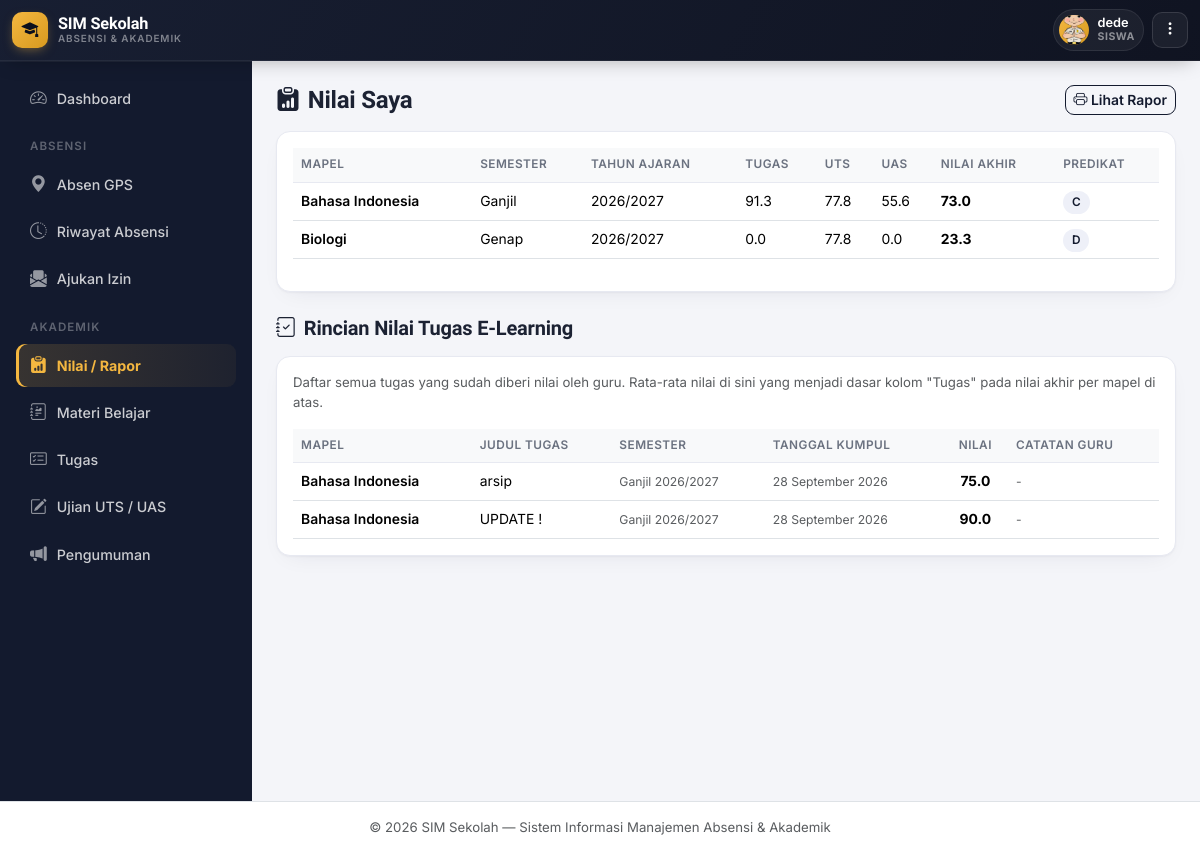
Page /nilai/index.php (signed in) on the committed database.
### tables this page shows
CREATE TABLE `siswa` (
  `id` int NOT NULL,
  `nis` varchar(20) NOT NULL,
  `nisn` varchar(20) DEFAULT NULL,
  `nama_lengkap` varchar(100) NOT NULL,
  `jenis_kelamin` enum('L','P') NOT NULL,
  `tempat_lahir` varchar(50) DEFAULT NULL,
  `tanggal_lahir` date DEFAULT NULL,
  `agama` varchar(30) DEFAULT NULL,
  `alamat` text,
  `no_hp` varchar(20) DEFAULT NULL,
  `email` varchar(100) DEFAULT NULL,
  `nama_ayah` varchar(100) DEFAULT NULL,
  `nama_ibu` varchar(100) DEFAULT NULL,
  `no_hp_ortu` varchar(20) DEFAULT NULL,
  `pekerjaan_ortu` varchar(50) DEFAULT NULL,
  `foto` varchar(255) DEFAULT NULL,
  `kelas_id` int DEFAULT NULL,
  `status` enum('Aktif','Pindah','Lulus','Keluar') DEFAULT 'Aktif',
  `tanggal_masuk` date DEFAULT NULL,
  `created_at` timestamp NULL DEFAULT CURRENT_TIMESTAMP
);

CREATE TABLE `nilai` (
  `id` int NOT NULL,
  `siswa_id` int NOT NULL,
  `mapel_id` int NOT NULL,
  `semester` enum('Ganjil','Genap') NOT NULL,
  `tahun_ajaran` varchar(20) NOT NULL,
  `nilai_tugas` decimal(5,2) DEFAULT '0.00',
  `nilai_uts` decimal(5,2) DEFAULT '0.00',
  `nilai_uas` decimal(5,2) DEFAULT '0.00',
  `nilai_akhir` decimal(5,2) DEFAULT '0.00',
  `predikat` varchar(5) DEFAULT NULL,
  `catatan` varchar(255) DEFAULT NULL,
  `created_at` timestamp NULL DEFAULT CURRENT_TIMESTAMP
);

CREATE TABLE `mata_pelajaran` (
  `id` int NOT NULL,
  `kode_mapel` varchar(20) DEFAULT NULL,
  `nama_mapel` varchar(100) NOT NULL,
  `kkm` int DEFAULT '75'
);

CREATE TABLE `elearning_pengumpulan` (
  `id` int NOT NULL,
  `tugas_id` int NOT NULL,
  `siswa_id` int NOT NULL,
  `file_jawaban` varchar(255) DEFAULT NULL,
  `file_nama_asli` varchar(255) DEFAULT NULL,
  `catatan` text,
  `nilai` decimal(5,2) DEFAULT NULL,
  `feedback_guru` text,
  `status` enum('Belum Dinilai','Sudah Dinilai') NOT NULL DEFAULT 'Belum Dinilai',
  `tanggal_kumpul` timestamp NULL DEFAULT CURRENT_TIMESTAMP
);

CREATE TABLE `elearning_tugas` (
  `id` int NOT NULL,
  `kelas_id` int NOT NULL,
  `mapel_id` int NOT NULL,
  `guru_id` int DEFAULT NULL,
  `guru_nama` varchar(100) DEFAULT NULL,
  `judul` varchar(150) NOT NULL,
  `deskripsi` text,
  `file_lampiran` varchar(255) DEFAULT NULL,
  `file_nama_asli` varchar(255) DEFAULT NULL,
  `deadline` datetime NOT NULL,
  `semester` enum('Ganjil','Genap') NOT NULL DEFAULT 'Ganjil',
  `created_at` timestamp NULL DEFAULT CURRENT_TIMESTAMP,
  `tahun_ajaran` varchar(20) NOT NULL DEFAULT '2025/2026'
);

### includes/auth.php (called while the page is built, shortened)
<?php
require_once __DIR__ . '/functions.php';
function currentUser() {
    return [
        'id'       => $_SESSION['user_id'] ?? null,
        'nama'     => $_SESSION['user_nama'] ?? '',
        'role'     => $_SESSION['user_role'] ?? '',
        'siswa_id' => $_SESSION['user_siswa_id'] ?? null,
    ];
}

### includes/functions.php (called while the page is built, shortened)
<?php
function clean($str) {
    return htmlspecialchars(trim($str ?? ''), ENT_QUOTES, 'UTF-8');
}
function formatTanggalIndo($tanggal) {
    $bulan = ['01'=>'Januari','02'=>'Februari','03'=>'Maret','04'=>'April','05'=>'Mei','06'=>'Juni',
              '07'=>'Juli','08'=>'Agustus','09'=>'September','10'=>'Oktober','11'=>'November','12'=>'Desember'];
    $d = date('d', strtotime($tanggal));
    $m = date('m', strtotime($tanggal));
    $y = date('Y', strtotime($tanggal));
    return "{$d} {$bulan[$m]} {$y}";
}

### nilai/index.php (the view, shortened to what this page needs)
<?php
require_once __DIR__ . '/../includes/auth.php';
$user = currentUser();
    ?>
    <?php
if ($user['role'] === 'siswa') {
    $stmt = $pdo->prepare("
        SELECT n.*, m.nama_mapel FROM nilai n
        JOIN mata_pelajaran m ON n.mapel_id = m.id
        WHERE n.siswa_id = ? ORDER BY n.tahun_ajaran DESC, n.semester, m.nama_mapel
    ");
    $stmt->execute([$user['siswa_id']]);
    $nilaiSaya = $stmt->fetchAll();
    $stmt = $pdo->prepare("
        SELECT m.nama_mapel, et.judul, et.deadline, et.semester, et.tahun_ajaran, ep.nilai, ep.status, ep.feedback_guru, ep.tanggal_kumpul
        FROM elearning_pengumpulan ep
        JOIN elearning_tugas et ON ep.tugas_id = et.id
        JOIN mata_pelajaran m ON et.mapel_id = m.id
        WHERE ep.siswa_id = ?
        ORDER BY ep.tanggal_kumpul DESC
    ");
    $stmt->execute([$user['siswa_id']]);
    $tugasSaya = $stmt->fetchAll();
    include __DIR__ . '/../includes/header.php';
    ?>
    <div class="d-flex justify-content-between align-items-center mb-3 gv-mobile-header">
      <h4 class="fw-bold mb-0"><i class="bi bi-clipboard-data-fill me-2"></i>Nilai Saya</h4>
      <a href="rapor.php?siswa_id=<?= $user['siswa_id'] ?>" class="btn btn-outline-primary btn-sm"><i class="bi bi-printer"></i> Lihat Rapor</a>
    </div>
    <div class="card p-3 mb-4">
      <div class="table-responsive table-responsive-mobile">
        <table class="table table-hover">
          <thead class="table-light"><tr><th>Mapel</th><th>Semester</th><th>Tahun Ajaran</th><th>Tugas</th><th>UTS</th><th>UAS</th><th>Nilai Akhir</th><th>Predikat</th></tr></thead>
          <tbody>
            <?php foreach ($nilaiSaya as $n): ?>
            <tr>
              <td data-label="Mapel" class="fw-semibold"><?= clean($n['nama_mapel']) ?></td>
              <td data-label="Semester"><?= clean($n['semester']) ?></td>
              <td data-label="Tahun Ajaran"><?= clean($n['tahun_ajaran']) ?></td>
              <td data-label="Tugas"><?= number_format($n['nilai_tugas'],1) ?></td>
              <td data-label="UTS"><?= number_format($n['nilai_uts'],1) ?></td>
              <td data-label="UAS"><?= number_format($n['nilai_uas'],1) ?></td>
              <td data-label="Nilai Akhir" class="fw-bold"><?= number_format($n['nilai_akhir'],1) ?></td>
              <td data-label="Predikat"><span class="badge-soft brand"><?= clean($n['predikat']) ?></span></td>
            </tr>
            <?php endforeach; ?>
          </tbody>
        </table>
      </div>
    </div>
    <h5 class="fw-bold mb-3"><i class="bi bi-journal-check me-2"></i>Rincian Nilai Tugas E-Learning</h5>
    <div class="card p-3">
      <p class="text-muted small mb-3">Daftar semua tugas yang sudah diberi nilai oleh guru. Rata-rata nilai di sini yang menjadi dasar kolom "Tugas" pada nilai akhir per mapel di atas.</p>
      <div class="table-responsive table-responsive-mobile">
        <table class="table table-hover align-middle mb-0">
          <thead class="table-light"><tr><th>Mapel</th><th>Judul Tugas</th><th>Semester</th><th>Tanggal Kumpul</th><th class="text-center">Nilai</th><th>Catatan Guru</th></tr></thead>
          <tbody>
            <?php foreach ($tugasSaya as $t): ?>
            <tr>
              <td data-label="Mapel" class="fw-semibold"><?= clean($t['nama_mapel']) ?></td>
              <td data-label="Judul Tugas"><?= clean($t['judul']) ?></td>
              <td data-label="Semester" class="text-muted small"><?= clean($t['semester']) ?> <?= clean($t['tahun_ajaran']) ?></td>
              <td data-label="Tanggal Kumpul" class="text-muted small"><?= formatTanggalIndo(substr($t['tanggal_kumpul'],0,10)) ?></td>
              <td data-label="Nilai" class="text-center">
                <?php if ($t['status'] === 'Sudah Dinilai' && $t['nilai'] !== null): ?>
                  <span class="fw-bold"><?= number_format($t['nilai'],1) ?></span>
                <?php else: ?>
                  <span class="badge-soft">Belum dinilai</span>
                <?php endif; ?>
              </td>
              <td data-label="Catatan Guru" class="text-muted small"><?= clean($t['feedback_guru'] ?: '-') ?></td>
            </tr>
            <?php endforeach; ?>
          </tbody>
        </table>
      </div>
    </div>
    <?php
    include __DIR__ . '/../includes/footer.php';
    exit;
}
    ?>
    <?php
include __DIR__ . '/../includes/header.php';
?>
<?php include __DIR__ . '/../includes/footer.php'; ?>

### includes/header.php (shortened to what this page needs)
<!DOCTYPE html>
<html lang="id">
<head>
<link href="https://cdn.jsdelivr.net/npm/bootstrap@5.3.3/dist/css/bootstrap.min.css" rel="stylesheet">
<link href="https://cdn.jsdelivr.net/npm/bootstrap-icons@1.11.3/font/bootstrap-icons.css" rel="stylesheet">
<link href="<?= BASE_URL ?>/assets/css/style.css" rel="stylesheet">
</head>
<body>
<?php
$roleNow = currentUser()['role'];
$roleLabel = ['admin'=>'Admin','guru'=>'Guru','wali_kelas'=>'Wali Kelas','siswa'=>'Siswa'][$roleNow] ?? $roleNow;
$namaNow = currentUser()['nama'];
$inisial = strtoupper(mb_substr($namaNow ?: '?', 0, 1));
$fotoTopbar = null;
if ($roleNow === 'siswa' && !empty(currentUser()['siswa_id'])) {
    $fotoPath = __DIR__ . '/../uploads/foto_siswa/';
    $stmtFotoNow = $pdo->prepare("SELECT foto FROM siswa WHERE id = ?");
    $stmtFotoNow->execute([currentUser()['siswa_id']]);
    $fotoNow = $stmtFotoNow->fetchColumn();
    if ($fotoNow && is_file($fotoPath . $fotoNow)) {
        $fotoTopbar = BASE_URL . '/uploads/foto_siswa/' . $fotoNow;
    }
}
?>
<nav class="navbar navbar-expand-lg gv-topbar sticky-top">
  <div class="container-fluid">
    <a class="gv-brand" href="<?= BASE_URL ?>/index.php">
      <span class="gv-brand-badge"><i class="bi bi-mortarboard-fill"></i></span>
      <span class="gv-brand-text d-none d-sm-block">
        SIM Sekolah
        <small>Absensi &amp; Akademik</small>
      </span>
    </a>
    <div class="ms-auto d-flex align-items-center gap-2">
      <div class="gv-user-chip">
        <div class="gv-user-avatar">
          <?php if ($fotoTopbar): ?>
            <img src="<?= clean($fotoTopbar) ?>" alt="Foto profil">
          <?php else: ?>
            <?= clean($inisial) ?>
          <?php endif; ?>
        </div>
        <div class="gv-user-meta d-none d-sm-block">
          <div class="name"><?= clean($namaNow) ?></div>
          <div class="role"><?= clean($roleLabel) ?></div>
        </div>
      </div>
      <div class="gv-more-wrap">
        <button class="gv-more-btn" type="button" id="btnUserMenu" aria-expanded="false" title="Menu akun">
          <i class="bi bi-three-dots-vertical"></i>
        </button>
      </div>
    </div>
  </div>
</nav>
<div class="d-flex">
<?php include __DIR__ . '/sidebar.php'; ?>
<main class="flex-grow-1 p-3 p-md-4 content-area">

### assets/css/style.css (style rules this page uses)
:root { --ink: #14173A; --ink-soft: #565B82; --bg: #F1F3FA; --surface: #FFFFFF; --line: #E4E7F2; --brand: #4338CA; --brand-2: #6D28D9; --brand-soft: #EEECFD; --gps: #0D9488; --gps-2: #0EA5A4; --gps-soft: #E1F5F3; --good: #16A34A; --good-soft: #E7F7ED; --warn: #D97706; --warn-soft: #FEF3E1; --bad: #DC2626; --bad-soft: #FCE8E7; --info: #2563EB; --info-soft: #E8EEFD; --radius-lg: 20px; --radius-md: 14px; --radius-sm: 9px; --shadow-1: 0 1px 2px rgba(20,23,58,.04), 0 8px 24px -12px rgba(20,23,58,.10); --shadow-2: 0 4px 10px rgba(20,23,58,.06), 0 16px 40px -16px rgba(20,23,58,.18); }
* { box-sizing: border-box; }
body { background: var(--bg); color: var(--ink); font-family: 'Inter', system-ui, sans-serif; font-size: .945rem; -webkit-font-smoothing: antialiased; }
h1, h2, h3, h4, h5, h6, .font-display { font-family: 'Sora', 'Inter', sans-serif; letter-spacing: -0.01em; color: var(--ink); }
a { text-decoration: none; }
small, .small { color: var(--ink-soft); }
.content-area { min-height: calc(100vh - 60px); padding-bottom: 90px; }
.card { border: 1px solid var(--line); border-radius: var(--radius-md); box-shadow: var(--shadow-1); }
.badge-soft { border-radius: 999px; font-weight: 600; font-size: .74rem; padding: .38em .75em; }
.badge-soft.brand { background: var(--brand-soft);color: var(--brand); }
.table { font-size: .87rem; }
.table thead th { font-size: .74rem; text-transform: uppercase; letter-spacing: .04em; color: var(--ink-soft); border-bottom: 1px solid var(--line); font-weight: 600; }
.table td, .table th { vertical-align: middle; }
.btn { border-radius: var(--radius-sm); font-weight: 600; font-size: .87rem; }
.btn-outline-primary { color: var(--brand); border-color: var(--brand); }

### includes/theme_gov.php (style rules this page uses)
:root { --navy:#131A2E; --navy-2:#0B0F1D; --navy-3:#1C2540; --gold:#F4B740; --gold-soft:#FDF3DD; --bg:#F4F5F9; --surface:#FFFFFF; --line:#E7E9F1; --ink:#1C2233; --ink-soft:#6B7280; --brand:#131A2E; --brand-2:#0B0F1D; --brand-soft:#EEF0F8; --gps:#2563EB; --gps-soft:#EAF2FE; --good:#16A34A; --good-soft:#E7F6EC; --warn:#EA7A1B; --warn-soft:#FDEEE0; --bad:#DC2626; --bad-soft:#FCEAEA; --info:#2563EB; --info-soft:#EAF2FE; --r-lg:16px; --r-md:12px; --r-sm:9px; --sh-sm:0 1px 2px rgba(19,26,46,.04), 0 1px 3px rgba(19,26,46,.06); --sh-md:0 4px 10px -2px rgba(19,26,46,.08), 0 8px 24px -8px rgba(19,26,46,.10); --sh-lg:0 12px 28px -6px rgba(19,26,46,.16), 0 4px 10px -4px rgba(19,26,46,.10); --ease:cubic-bezier(.4,0,.2,1); }
* { scrollbar-width:thin; scrollbar-color:#C7CBDA transparent; }
body { background:var(--bg); color:var(--ink); font-family:'Inter',system-ui,sans-serif; }

### rows in the picture
siswa: foto (picture)
nilai: mapel.nama_mapel "Bahasa Indonesia", semester "Ganjil", tahun_ajaran "2026/2027", nilai_tugas "91.3", nilai_uts "77.8", nilai_uas "55.6", nilai_akhir "73.0", predikat "C"
nilai: mapel.nama_mapel "Biologi", semester "Genap", tahun_ajaran "2026/2027", nilai_tugas "0.0", nilai_uts "77.8", nilai_uas "0.0", nilai_akhir "23.3", predikat "D"
elearning_pengumpulan: mata_pelajaran.nama_mapel "Bahasa Indonesia", tugas.judul "arsip", tugas.semester "Ganjil", tugas.tahun_ajaran "2026/2027", tanggal_kumpul "28 September 2026", nilai "75.0", feedback_guru "-"
elearning_pengumpulan: mata_pelajaran.nama_mapel "Bahasa Indonesia", tugas.judul "UPDATE !", tugas.semester "Ganjil", tugas.tahun_ajaran "2026/2027", tanggal_kumpul "28 September 2026", nilai "90.0", feedback_guru "-"

### other values in the picture
$namaNow "dede"
$roleLabel "SISWA"
$labelMenuIzin "Ajukan Izin"
